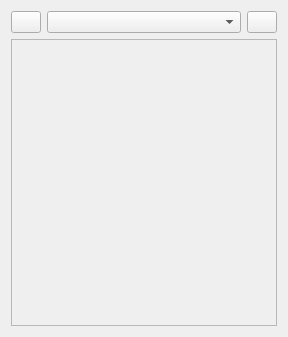
<?xml version="1.0" encoding="UTF-8"?>
<ui version="4.0">
 <class>EffectList</class>
 <widget class="QWidget" name="EffectList">
  <property name="geometry">
   <rect>
    <x>0</x>
    <y>0</y>
    <width>288</width>
    <height>337</height>
   </rect>
  </property>
  <property name="sizePolicy">
   <sizepolicy hsizetype="Preferred" vsizetype="Fixed">
    <horstretch>0</horstretch>
    <verstretch>0</verstretch>
   </sizepolicy>
  </property>
  <property name="minimumSize">
   <size>
    <width>0</width>
    <height>230</height>
   </size>
  </property>
  <property name="windowTitle">
   <string>Form</string>
  </property>
  <layout class="QVBoxLayout" name="verticalLayout_2">
   <item>
    <layout class="QVBoxLayout" name="verticalLayout">
     <item>
      <layout class="QHBoxLayout" name="horizontalLayout_2">
       <item>
        <widget class="QPushButton" name="addBtn">
         <property name="maximumSize">
          <size>
           <width>30</width>
           <height>30</height>
          </size>
         </property>
         <property name="text">
          <string/>
         </property>
         <property name="icon">
          <iconset resource="../../res.qrc">
           <normaloff>:/res/img/plus.png</normaloff>:/res/img/plus.png</iconset>
         </property>
        </widget>
       </item>
       <item>
        <widget class="QComboBox" name="comboBox"/>
       </item>
       <item>
        <widget class="QPushButton" name="delBtn">
         <property name="maximumSize">
          <size>
           <width>30</width>
           <height>16777215</height>
          </size>
         </property>
         <property name="text">
          <string/>
         </property>
         <property name="icon">
          <iconset resource="../../res.qrc">
           <normaloff>:/res/img/delete.png</normaloff>:/res/img/delete.png</iconset>
         </property>
        </widget>
       </item>
      </layout>
     </item>
     <item>
      <widget class="QScrollArea" name="scrollArea">
       <property name="widgetResizable">
        <bool>true</bool>
       </property>
       <widget class="QWidget" name="scrollAreaWidgetContents_3">
        <property name="geometry">
         <rect>
          <x>0</x>
          <y>0</y>
          <width>266</width>
          <height>282</height>
         </rect>
        </property>
        <layout class="QVBoxLayout" name="verticalLayout_6">
         <item>
          <layout class="QVBoxLayout" name="verticalLayout_4">
           <item>
            <layout class="QVBoxLayout" name="effectListLayout"/>
           </item>
           <item>
            <spacer name="verticalSpacer">
             <property name="orientation">
              <enum>Qt::Vertical</enum>
             </property>
             <property name="sizeHint" stdset="0">
              <size>
               <width>20</width>
               <height>40</height>
              </size>
             </property>
            </spacer>
           </item>
          </layout>
         </item>
        </layout>
       </widget>
      </widget>
     </item>
    </layout>
   </item>
  </layout>
 </widget>
 <resources>
  <include location="../../res.qrc"/>
 </resources>
 <connections/>
</ui>
